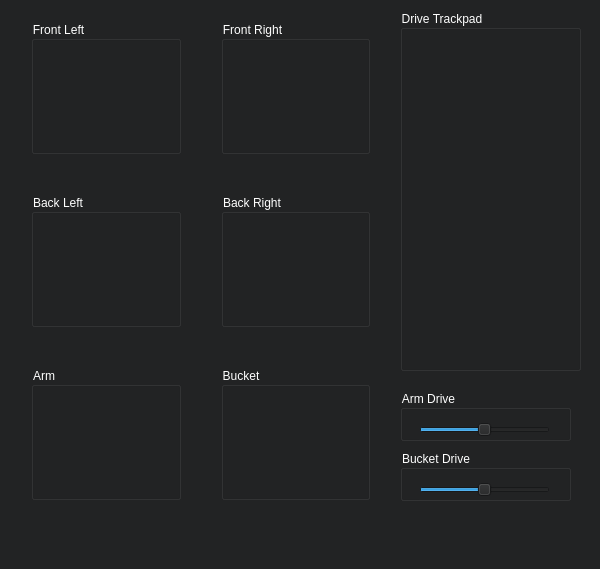
<?xml version="1.0" encoding="UTF-8"?>
<ui version="4.0">
 <class>MainWindow</class>
 <widget class="QMainWindow" name="MainWindow">
  <property name="geometry">
   <rect>
    <x>0</x>
    <y>0</y>
    <width>600</width>
    <height>569</height>
   </rect>
  </property>
  <property name="sizePolicy">
   <sizepolicy hsizetype="Preferred" vsizetype="Preferred">
    <horstretch>0</horstretch>
    <verstretch>0</verstretch>
   </sizepolicy>
  </property>
  <property name="windowTitle">
   <string>Spock Control</string>
  </property>
  <property name="styleSheet">
   <string notr="true">background-color: rgb(34, 35, 36);
color: rgb(255, 255, 255);</string>
  </property>
  <widget class="QWidget" name="centralWidget">
   <widget class="QWidget" name="gridLayoutWidget">
    <property name="geometry">
     <rect>
      <x>20</x>
      <y>10</y>
      <width>361</width>
      <height>501</height>
     </rect>
    </property>
    <layout class="QGridLayout" name="gridLayout">
     <property name="spacing">
      <number>40</number>
     </property>
     <item row="0" column="1">
      <widget class="SpockMotorStatusBox" name="frMotorStat">
       <property name="title">
        <string>Front Right</string>
       </property>
      </widget>
     </item>
     <item row="0" column="0">
      <widget class="SpockMotorStatusBox" name="flMotorStat">
       <property name="sizePolicy">
        <sizepolicy hsizetype="Preferred" vsizetype="Preferred">
         <horstretch>0</horstretch>
         <verstretch>0</verstretch>
        </sizepolicy>
       </property>
       <property name="title">
        <string>Front Left</string>
       </property>
      </widget>
     </item>
     <item row="1" column="0">
      <widget class="SpockMotorStatusBox" name="blMotorStat">
       <property name="title">
        <string>Back Left</string>
       </property>
      </widget>
     </item>
     <item row="1" column="1">
      <widget class="SpockMotorStatusBox" name="brMotorStat">
       <property name="title">
        <string>Back Right</string>
       </property>
      </widget>
     </item>
     <item row="2" column="0">
      <widget class="SpockMotorStatusBox" name="armMotorStat">
       <property name="title">
        <string>Arm</string>
       </property>
      </widget>
     </item>
     <item row="2" column="1">
      <widget class="SpockMotorStatusBox" name="bucketMotorStat">
       <property name="title">
        <string>Bucket</string>
       </property>
      </widget>
     </item>
    </layout>
   </widget>
   <widget class="SpockDriveTrackpad" name="driveTrackpad">
    <property name="geometry">
     <rect>
      <x>400</x>
      <y>10</y>
      <width>181</width>
      <height>361</height>
     </rect>
    </property>
    <property name="title">
     <string>Drive Trackpad</string>
    </property>
   </widget>
   <widget class="QGroupBox" name="groupBox">
    <property name="geometry">
     <rect>
      <x>400</x>
      <y>390</y>
      <width>171</width>
      <height>51</height>
     </rect>
    </property>
    <property name="title">
     <string>Arm Drive</string>
    </property>
    <widget class="SpockMotorSlider" name="armSlider">
     <property name="geometry">
      <rect>
       <x>19</x>
       <y>30</y>
       <width>131</width>
       <height>20</height>
      </rect>
     </property>
     <property name="sizePolicy">
      <sizepolicy hsizetype="Preferred" vsizetype="Preferred">
       <horstretch>0</horstretch>
       <verstretch>0</verstretch>
      </sizepolicy>
     </property>
     <property name="minimum">
      <number>-1023</number>
     </property>
     <property name="maximum">
      <number>1023</number>
     </property>
     <property name="orientation">
      <enum>Qt::Horizontal</enum>
     </property>
    </widget>
   </widget>
   <widget class="QGroupBox" name="groupBox_2">
    <property name="geometry">
     <rect>
      <x>400</x>
      <y>450</y>
      <width>171</width>
      <height>51</height>
     </rect>
    </property>
    <property name="title">
     <string>Bucket Drive</string>
    </property>
    <widget class="SpockMotorSlider" name="bucketSlider">
     <property name="geometry">
      <rect>
       <x>19</x>
       <y>30</y>
       <width>131</width>
       <height>20</height>
      </rect>
     </property>
     <property name="sizePolicy">
      <sizepolicy hsizetype="Preferred" vsizetype="Preferred">
       <horstretch>0</horstretch>
       <verstretch>0</verstretch>
      </sizepolicy>
     </property>
     <property name="minimum">
      <number>-1023</number>
     </property>
     <property name="maximum">
      <number>1023</number>
     </property>
     <property name="orientation">
      <enum>Qt::Horizontal</enum>
     </property>
    </widget>
   </widget>
   <widget class="QLabel" name="connectionLabel">
    <property name="geometry">
     <rect>
      <x>20</x>
      <y>520</y>
      <width>561</width>
      <height>16</height>
     </rect>
    </property>
    <property name="text">
     <string/>
    </property>
   </widget>
  </widget>
  <widget class="QMenuBar" name="menuBar">
   <property name="geometry">
    <rect>
     <x>0</x>
     <y>0</y>
     <width>600</width>
     <height>22</height>
    </rect>
   </property>
  </widget>
 </widget>
 <layoutdefault spacing="6" margin="11"/>
 <customwidgets>
  <customwidget>
   <class>SpockMotorStatusBox</class>
   <extends>QGroupBox</extends>
   <header>spockmotorstatusbox.h</header>
   <container>1</container>
  </customwidget>
  <customwidget>
   <class>SpockDriveTrackpad</class>
   <extends>QGroupBox</extends>
   <header>spockdrivetrackpad.h</header>
   <container>1</container>
   <slots>
    <signal>_mouseMoveEvent(SpockDriveTrackpad*,QMouseEvent*)</signal>
    <signal>_mousePressEvent(SpockDriveTrackpad*,QMouseEvent*)</signal>
    <signal>_mouseReleaseEvent(SpockDriveTrackpad*,QMouseEvent*)</signal>
   </slots>
  </customwidget>
  <customwidget>
   <class>SpockMotorSlider</class>
   <extends>QSlider</extends>
   <header>spockmotorslider.h</header>
  </customwidget>
 </customwidgets>
 <resources/>
 <connections>
  <connection>
   <sender>armSlider</sender>
   <signal>valueChanged(int)</signal>
   <receiver>MainWindow</receiver>
   <slot>armSliderChanged(int)</slot>
   <hints>
    <hint type="sourcelabel">
     <x>484</x>
     <y>451</y>
    </hint>
    <hint type="destinationlabel">
     <x>299</x>
     <y>274</y>
    </hint>
   </hints>
  </connection>
  <connection>
   <sender>bucketSlider</sender>
   <signal>valueChanged(int)</signal>
   <receiver>MainWindow</receiver>
   <slot>bucketSliderChanged(int)</slot>
   <hints>
    <hint type="sourcelabel">
     <x>484</x>
     <y>511</y>
    </hint>
    <hint type="destinationlabel">
     <x>299</x>
     <y>274</y>
    </hint>
   </hints>
  </connection>
  <connection>
   <sender>driveTrackpad</sender>
   <signal>_mouseMoveEvent(SpockDriveTrackpad*,QMouseEvent*)</signal>
   <receiver>MainWindow</receiver>
   <slot>driveMove(SpockDriveTrackpad*,QMouseEvent*)</slot>
   <hints>
    <hint type="sourcelabel">
     <x>490</x>
     <y>217</y>
    </hint>
    <hint type="destinationlabel">
     <x>299</x>
     <y>274</y>
    </hint>
   </hints>
  </connection>
  <connection>
   <sender>driveTrackpad</sender>
   <signal>_mouseReleaseEvent(SpockDriveTrackpad*,QMouseEvent*)</signal>
   <receiver>MainWindow</receiver>
   <slot>driveRelease(SpockDriveTrackpad*,QMouseEvent*)</slot>
   <hints>
    <hint type="sourcelabel">
     <x>490</x>
     <y>217</y>
    </hint>
    <hint type="destinationlabel">
     <x>299</x>
     <y>274</y>
    </hint>
   </hints>
  </connection>
  <connection>
   <sender>driveTrackpad</sender>
   <signal>_mousePressEvent(SpockDriveTrackpad*,QMouseEvent*)</signal>
   <receiver>MainWindow</receiver>
   <slot>driveMove(SpockDriveTrackpad*,QMouseEvent*)</slot>
   <hints>
    <hint type="sourcelabel">
     <x>490</x>
     <y>217</y>
    </hint>
    <hint type="destinationlabel">
     <x>299</x>
     <y>274</y>
    </hint>
   </hints>
  </connection>
 </connections>
 <slots>
  <slot>armSliderChanged(int)</slot>
  <slot>bucketSliderChanged(int)</slot>
  <slot>driveMove(SpockDriveTrackpad*,QMouseEvent*)</slot>
  <slot>driveRelease(SpockDriveTrackpad*,QMouseEvent*)</slot>
 </slots>
</ui>
